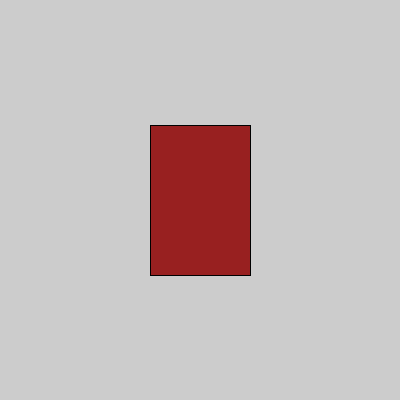
Frame 1 (no input)
Frame 60 (the mouse pressed at the canvas centre just before this capture): identical to frame 1, image omitted
Frame 120 (the mouse held since frame 60 and released just before this capture): identical to frame 1, image omitted

The Processing sketch that drew this single still picture (run headless with seeded random() and noise(); from frame 60 on, the mouse is pressed at the canvas centre):

// Processing sketch: klik_spelletje
// ── klik_spelletje.pde
int hoogte;
int breedte;
int kleur;
int startX;
int eindX;
int startY;
int eindY;

void setup() {
    size(400,400);
    
    hoogte = 150;
    breedte = 100;
    
    kleur = #982020;
    
    startX = width / 2 - breedte / 2;
    eindX = startX + breedte;
    startY = height / 2 - hoogte / 2;
    eindY = startY + hoogte;
}

void draw() {
    fill(kleur);
    rect(startX, startY, breedte, hoogte);
}

void mouseClicked() {
  if (mouseX > startX && mouseX < eindX &&
      mouseY > startY && mouseY < eindY) {
     switch(kleur) {
      case #982020:
        kleur = #49C12F;
        break;
      case #49C12F:
        kleur = #29286F;
        break;
      case #29286F:
        kleur = #982020;
        break;
    }
  }
}
